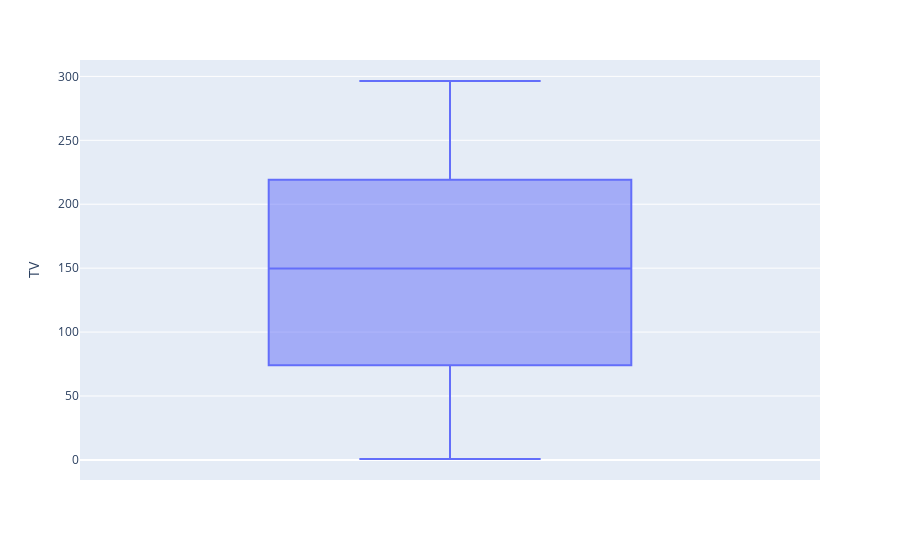

The notebook cell saved with this chart:
### Markdown cell above
**Name: Mohammed Varaliya**

**Roll No: T109**

### Code cell
import plotly.express as px
fig = px.box(data, y="TV")
fig.show()

### Figure 1 — Plotly figure (JSON) as saved in the notebook; plotly's stock layout.template omitted (floating-point values rounded to 4 significant figures; data arrays with more than 128 entries replaced by an {"elided": "..."} marker saying what was removed)
{"data": [{"alignmentgroup": "True", "hovertemplate": "TV=%{y}<extra></extra>", "legendgroup": "", "marker": {"color": "#636efa"}, "name": "", "notched": false, "offsetgroup": "", "orientation": "v", "showlegend": false, "type": "box", "x0": " ", "xaxis": "x", "y": {"elided": "200 float values"}, "y0": " ", "yaxis": "y"}], "layout": {"boxmode": "group", "legend": {"tracegroupgap": 0}, "margin": {"t": 60}, "xaxis": {"anchor": "y", "domain": [0, 1]}, "yaxis": {"anchor": "x", "domain": [0, 1], "title": {"text": "TV"}}}}
